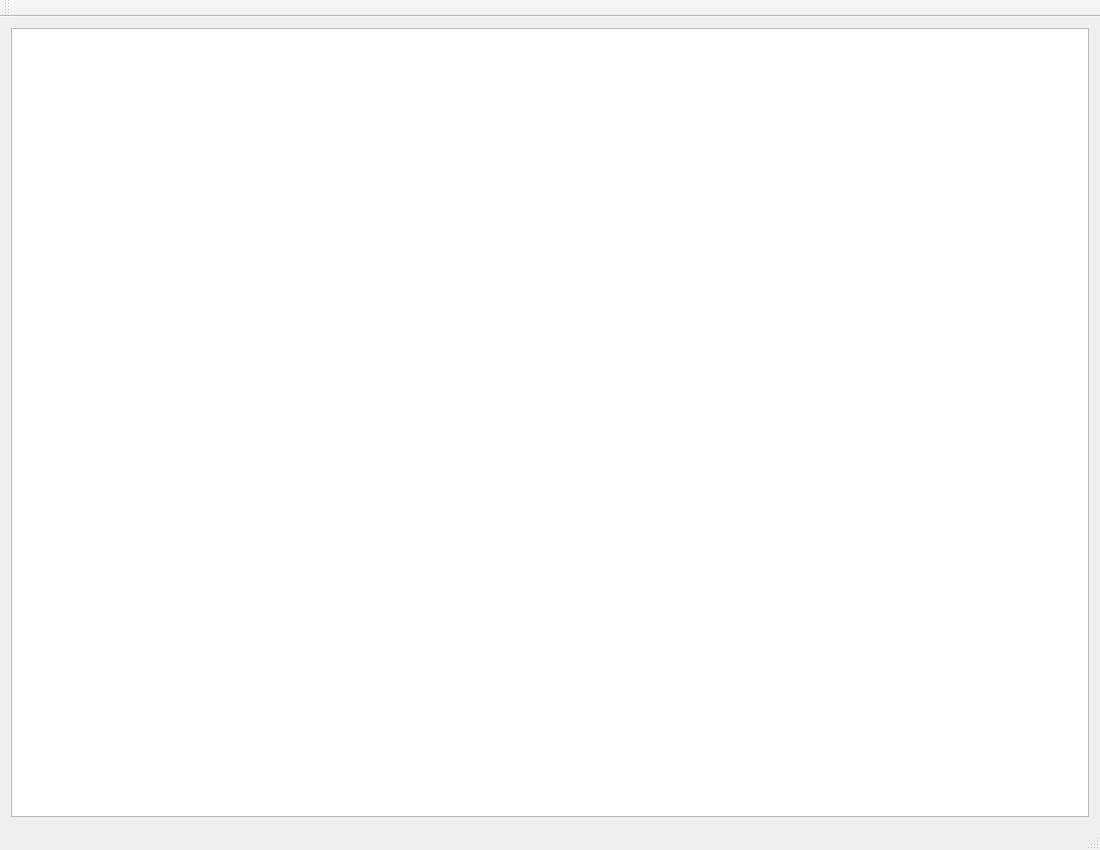
<?xml version="1.0" encoding="UTF-8"?>
<ui version="4.0">
 <class>MainWindow</class>
 <widget class="QMainWindow" name="MainWindow">
  <property name="geometry">
   <rect>
    <x>0</x>
    <y>0</y>
    <width>1100</width>
    <height>850</height>
   </rect>
  </property>
  <property name="minimumSize">
   <size>
    <width>1100</width>
    <height>850</height>
   </size>
  </property>
  <property name="windowTitle">
   <string>MainWindow</string>
  </property>
  <widget class="QWidget" name="centralWidget">
   <layout class="QGridLayout" name="gridLayout">
    <item row="0" column="0">
     <widget class="QGraphicsView" name="graphicsView"/>
    </item>
   </layout>
  </widget>
  <widget class="QMenuBar" name="menuBar">
   <property name="geometry">
    <rect>
     <x>0</x>
     <y>0</y>
     <width>1100</width>
     <height>19</height>
    </rect>
   </property>
  </widget>
  <widget class="QToolBar" name="mainToolBar">
   <attribute name="toolBarArea">
    <enum>TopToolBarArea</enum>
   </attribute>
   <attribute name="toolBarBreak">
    <bool>false</bool>
   </attribute>
  </widget>
  <widget class="QStatusBar" name="statusBar"/>
 </widget>
 <layoutdefault spacing="6" margin="11"/>
 <resources/>
 <connections/>
</ui>
